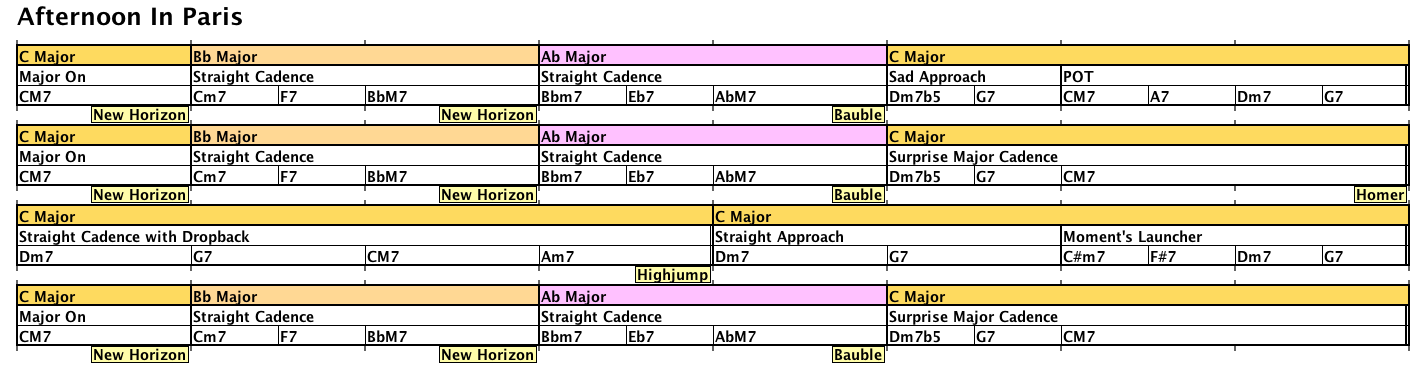
#> input picture dist/source/roadmap-001.png, 1425 x 385 px
$ python -i extract.py   (imports and definitions only)
#> lines starting #> are read from the running program, lines starting #| are printed output that depends on the picture
from pathlib import Path
from PIL import Image,ImageOps
import numpy as np,json,subprocess,concurrent.futures, re
BASE=Path(__file__).resolve().parents[2]
# [1 line not run here, left out]
def groups(xs):
 result=[]
 for x in xs:
  if not result or x>result[-1][-1]+1:result.append([int(x)])
  else:result[-1].append(int(x))
 return [(g[0],g[-1]+1) for g in result]
def run(file):
#> called with file = '../dist/source/roadmap-001.png'
 im=Image.open(file).convert('RGB');a=np.array(im);h,w=a.shape[:2]
#> in run, im is the input picture: PIL image 1425x385 RGB; mean R, G, B 224.1, 216.8, 201.6
 sat=a.max(axis=2).astype(int)-a.min(axis=2).astype(int)
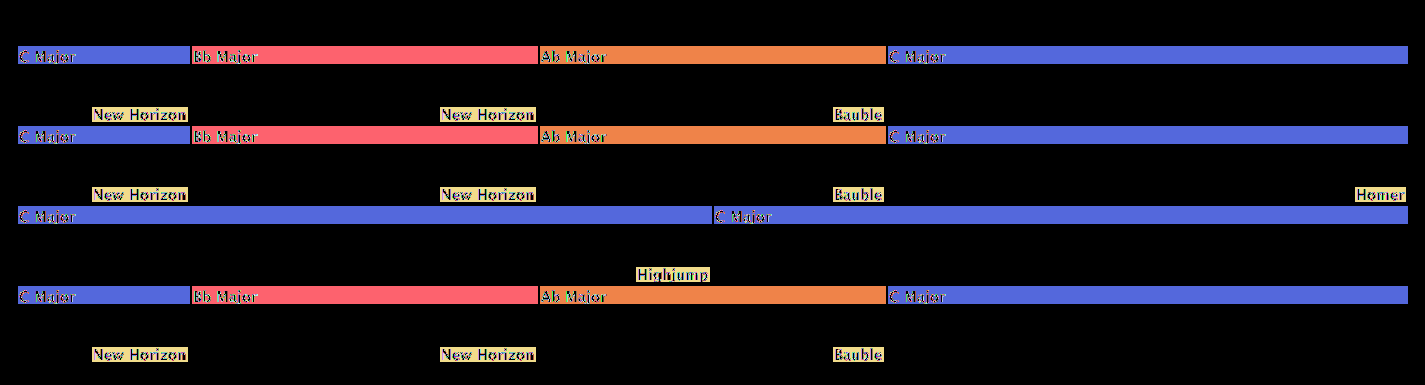
#> sat: shape (385, 1425) int64; 139 distinct labels, from 0 to 159; one colour per label, 0 black
 bands=groups(np.flatnonzero(((sat>50)&(a.max(axis=2)>150)).sum(axis=1)>w*.20))
#> the loop in groups, `for x in xs:` made 76 passes
#> x on passes 1 to 8: 46, 47, 48, 49, 50, 51, 52, 53
#> after the loop in groups, `for x in xs:`: result = 6 items
#> bands = [(46, 64), (126, 144), (187, 189), (200, 202), (206, 224), (286, 304)]
 # Key strips are taller than the join tags (usually 18 vs 14 px).
 bands=[(s,e) for s,e in bands if e-s>=15]
#> bands = [(46, 64), (126, 144), (206, 224), (286, 304)]
 if not bands: return {'file':file.name,'error':'no bands'}
 height=round(np.median([e-s for s,e in bands]))+2
#> height = 20
 # Some tiny images have proportionally smaller strips.
 rows=[];cells=[]
 def region(kind,x0,y0,x1,y1):
#> called with kind = 'title', x0 = 0, y0 = 0, x1 = 1425, y1 = 41
  if x1-x0<4:return None
  c={'kind':kind,'box':[int(x0),int(y0),int(x1),int(y1)],'id':len(cells)};cells.append(c);return c
 region('title',0,0,w,bands[0][0]-5)
 for ri,(s,e) in enumerate(bands):
  # top key band is [s-1,e+1], following two strips share its height
  top=s-1;kbottom=e+1;bh=kbottom-top
  lineYs=[kbottom,kbottom+bh,kbottom+2*bh]
  # Find horizontal dividers; tolerate a one-pixel difference.
  for k,yy in enumerate(lineYs[1:],1):
   candidates=list(range(max(kbottom+2,yy-3),min(h,yy+4)))
   if candidates:lineYs[k]=max(candidates,key=lambda y:(a[y,:,:].max(axis=1)<200).sum())
  keybot,brickbot,chordbot=lineYs
  row={'y':top,'endY':chordbot,'keys':[],'bricks':[],'chords':[],'joins':[]}
  for kind,y0,y1 in [('keys',s,e),('bricks',keybot+1,brickbot),('chords',brickbot+1,chordbot)]:
   if y1<=y0:continue
   dark=a[y0:y1,:,:].max(axis=2)<200
   lines=groups(np.flatnonzero(dark.mean(axis=0)>.82))
   xs=[int((u+v-1)/2) for u,v in lines if v-u<8]
   # end of used content always bounded, strips may stop before image end
   if len(xs)<2:continue
   for x0,x1 in zip(xs,xs[1:]):
    c=region(kind,x0+2,y0+1,x1,y1)
    if c:row[kind].append(c)
  # Joins are annotations between chord bottom and next row.
  jy0=chordbot+1;jy1=(bands[ri+1][0]-2 if ri+1<len(bands) else h)
  if jy1>jy0:
   mask=((sat[jy0:jy1]>40)&(a[jy0:jy1].max(axis=2)>150)).sum(axis=0)>2
   for x0,x1 in groups(np.flatnonzero(mask)):
    if x1-x0>12:
     c=region('joins',x0-1,jy0,x1+2,jy1)
     if c:row['joins'].append(c)
  rows.append(row)
#> this loop made 4 passes
#> (s, e, top, kbottom, keybot, brickbot, chordbot) on passes 1 to 4: (46, 64, 45, 65, 65, 85, 104), (126, 144, 125, 145, 145, 165, 184), (206, 224, 205, 225, 225, 245, 264), (286, 304, 285, 305, 305, 325, 344)
#> after the loop, rows = 4 items
 # OCR cells as widely separated lines, once per image.
 tiles=[];tileY=20
 for c in cells:
  x0,y0,x1,y1=c['box'];tile=im.crop((x0,y0,x1,y1)).resize(((x1-x0)*3,(y1-y0)*3))
  c['tile']=[20,tileY,tile.width,tile.height];tiles.append((tile,tileY));tileY+=max(tile.height+35,80)
#> this loop made 85 passes
#> (x0, y0, x1, y1, tileY) on passes 1 to 5: (0, 0, 1425, 41, 178), (18, 47, 190, 64, 264), (192, 47, 538, 64, 350), (540, 47, 886, 64, 436), (888, 47, 1408, 64, 522)
#> pass 1, in run, `tile = im.crop((x0, y0, x1, y1)).resize(((x1 - x0) * 3, (y1 - y0) * 3)`:
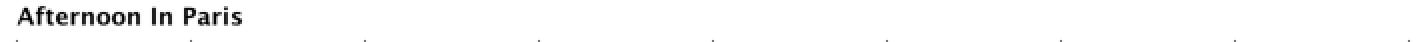
#> tile: PIL image 4275x123 RGB (shown at 1/6 size); min 0, max 255, mean 248.9
#> pass 2, in run, `tile = im.crop((x0, y0, x1, y1)).resize(((x1 - x0) * 3, (y1 - y0) * 3)`:
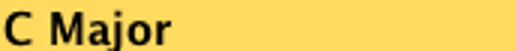
#> tile: PIL image 516x51 RGB; mean R, G, B 234.4, 201.4, 87.8
#> pass 3, in run, `tile = im.crop((x0, y0, x1, y1)).resize(((x1 - x0) * 3, (y1 - y0) * 3)`:
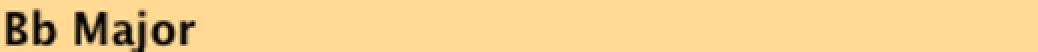
#> tile: PIL image 1038x51 RGB (shown at 1/2 size); mean R, G, B 242.7, 205.6, 140.9
#> after the loop, tileY = 7705; tiles = 85 items
 sheet=Image.new('RGB',(max(t.width for t,_ in tiles)+40,tileY+20),'white')
#> sheet: PIL image 4315x7725 RGB; every value is 255
 for t,y in tiles:sheet.paste(t,(20,y))
#> this loop made 85 passes
#> y on passes 1 to 8: 20, 178, 264, 350, 436, 522, 611, 700
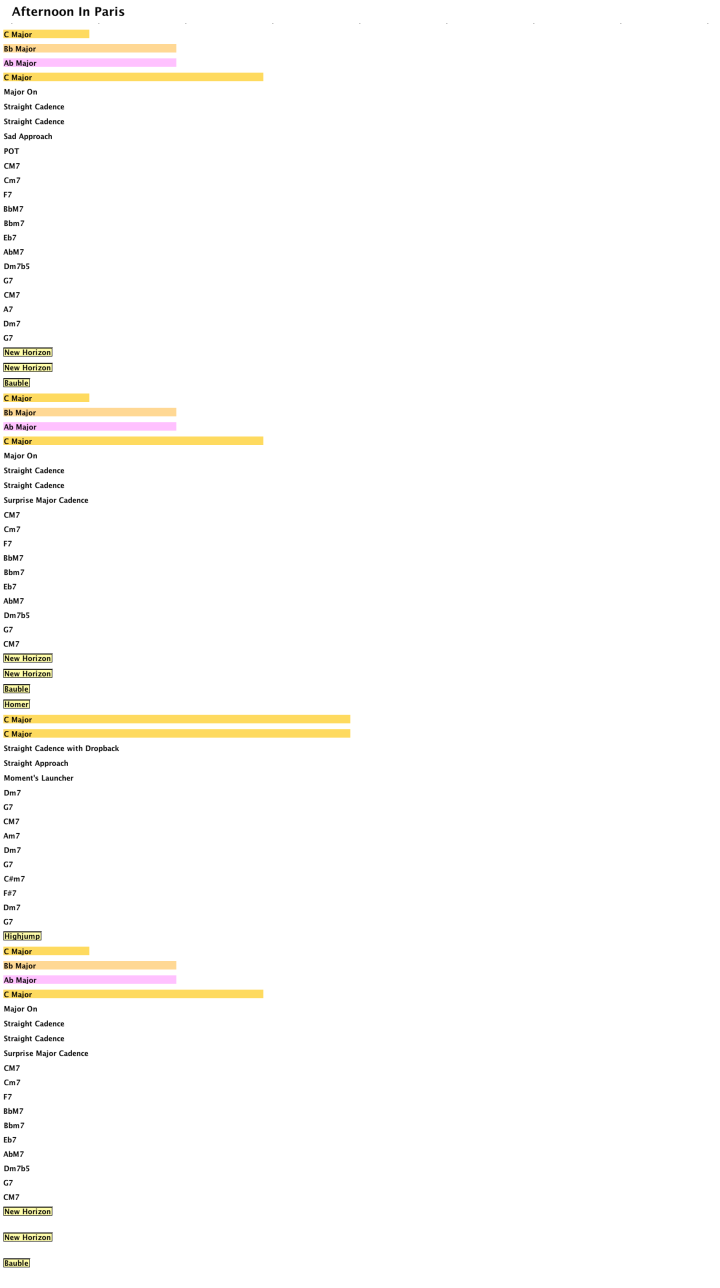
#> sheet: PIL image 4315x7725 RGB (shown at 1/6 size); mean R, G, B 253.3, 252.2, 250.1
#> (the run stopped early here; a loop or call above may not have finished)

$ run again, on dist/source/roadmap-008.png
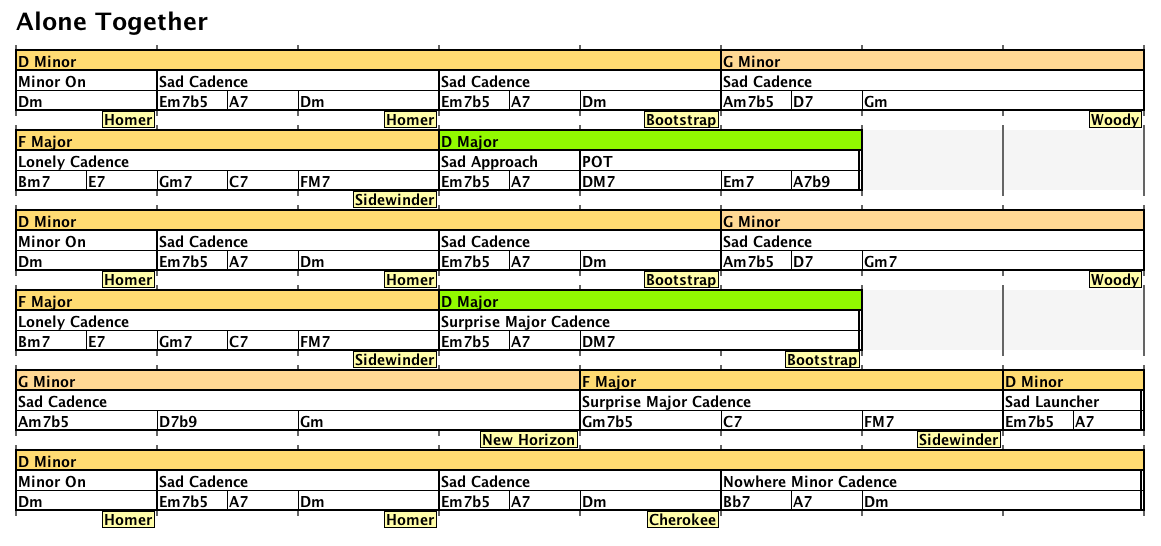
#> input picture dist/source/roadmap-008.png, 1161 x 546 px
#> in run, im is the input picture: PIL image 1161x546 RGB; mean R, G, B 222.3, 219.2, 197.8
#> in run, `sat=a.max(axis=2).astype(int)-a.min(axis=2).astype(int)`:
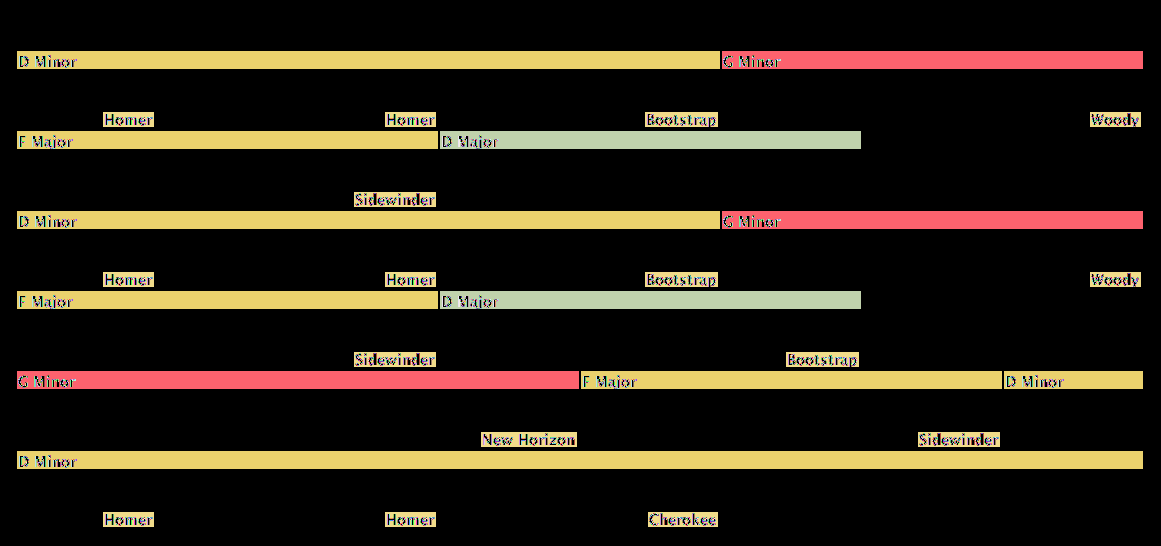
#> sat: shape (546, 1161) int64; 198 distinct labels, from 0 to 250; one colour per label, 0 black
#> the loop in groups, `for x in xs:` made 108 passes
#> x on passes 1 to 8: 51, 52, 53, 54, 55, 56, 57, 58
#> after the loop in groups, `for x in xs:`: result = 6 items
#> bands = [(51, 69), (131, 149), (211, 229), (291, 309), (371, 389), (451, 469)]
#> height = 20
#> the loop in run, `for ri,(s,e) in enumerate(bands):` made 6 passes
#> (s, e, top, kbottom, keybot, brickbot, chordbot) on passes 1 to 6: (51, 69, 50, 70, 70, 90, 109), (131, 149, 130, 150, 150, 170, 189), (211, 229, 210, 230, 230, 250, 269), (291, 309, 290, 310, 310, 330, 349), (371, 389, 370, 390, 390, 410, 429), (451, 469, 450, 470, 470, 490, 509)
#> after the loop in run, `for ri,(s,e) in enumerate(bands):`: rows = 6 items
#> the loop in run, `for c in cells:` made 117 passes
#> (x0, y0, x1, y1, tileY) on passes 1 to 5: (0, 0, 1161, 46, 193), (17, 52, 720, 69, 279), (722, 52, 1143, 69, 365), (17, 72, 156, 90, 454), (158, 72, 438, 90, 543)
#> after the loop in run, `for c in cells:`: tileY = 10490; tiles = 117 items
#> the loop in run, `for t,y in tiles:sheet.paste(t,(20,y))` made 117 passes
#> y on passes 1 to 8: 20, 193, 279, 365, 454, 543, 632, 721
#> after the loop in run, `for t,y in tiles:sheet.paste(t,(20,y))`:
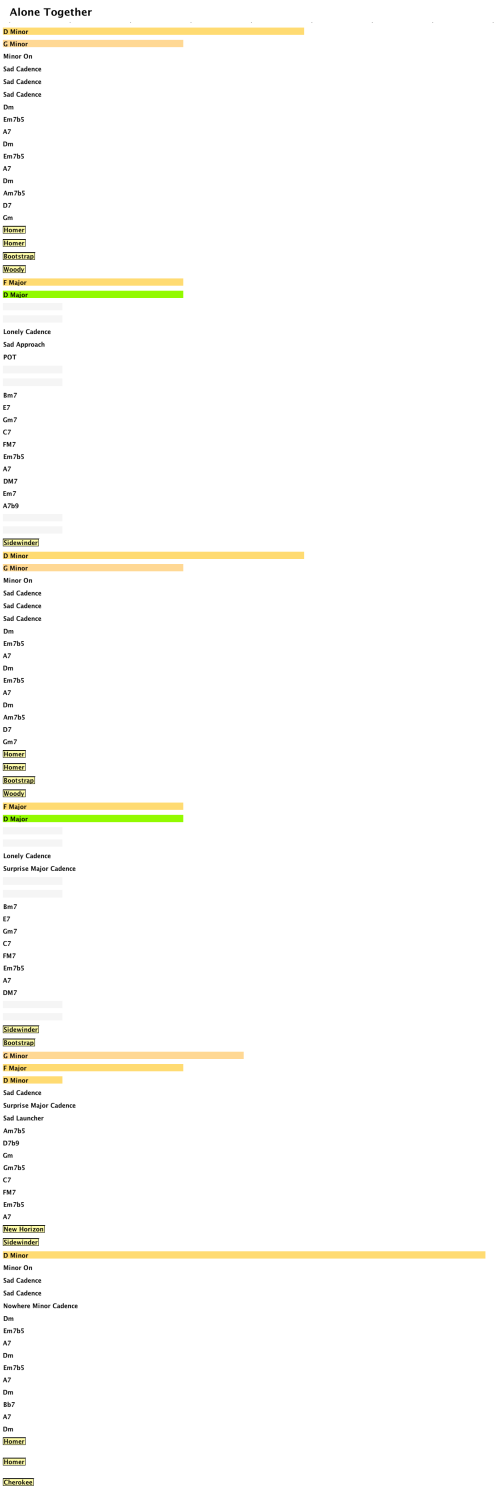
#> sheet: PIL image 3523x10510 RGB (shown at 1/7 size); mean R, G, B 252.9, 252.4, 249.3
